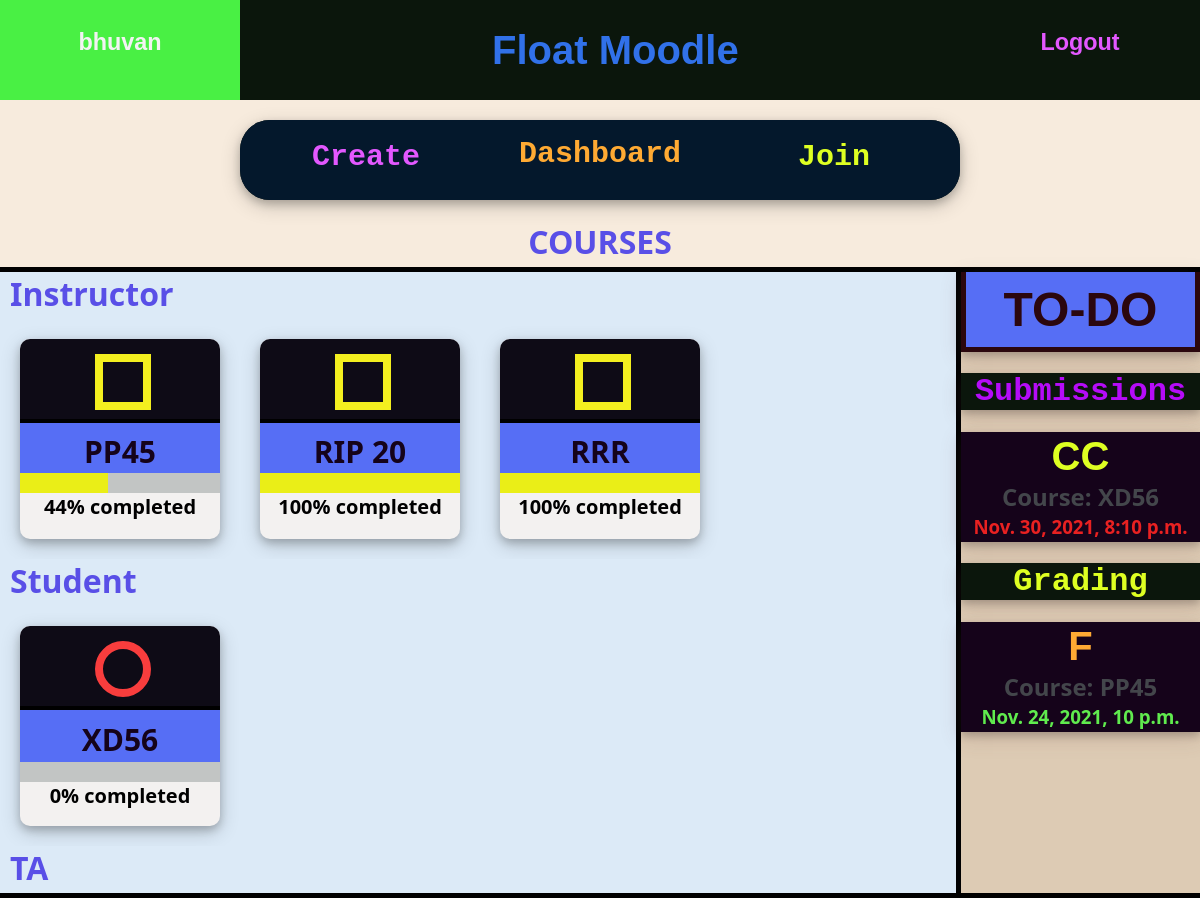
The app's page /courses/ (signed in) with its own data.
### courses/models.py (models this page shows, shortened)
class Course(models.Model):
    instructor = models.ForeignKey(User,on_delete=models.CASCADE,related_name='ins_courses') #assuming 1 instructor/course.
    name = models.CharField(max_length=128,default = '')
    students = models.ManyToManyField(User,related_name='stud_courses')
    TAs = models.ManyToManyField(User,related_name='ta_courses')
    joincode = models.CharField(max_length=10,default = '')
    TAjoincode = models.CharField(max_length=10,default = '')

class Assignment(models.Model):
    name = models.CharField(max_length=128,default='')
    link = models.URLField(default='')
    file_name = models.CharField(max_length=100,default='problem_statement')
    file = models.FileField(upload_to='assignments',blank=True)
    statement = models.CharField(max_length=300,default='')
    course = models.ForeignKey(Course,on_delete=models.CASCADE)
    maxmarks = models.IntegerField(default=100)
    deadline = models.DateTimeField(blank=False) #need to set while creating assign.
    weightage = models.IntegerField(default=0)
    feedfile = models.FileField(upload_to='feedback', blank = True)

### courses/views.py (the view, shortened to what this page needs)
# urls.py: path('', views.course_info, name = 'CourseHome'),
def course_info(request):
    if not request.user.is_authenticated:
        return redirect('login')
    u = User.objects.get(pk = request.user.pk )
    Itodo_List = [] #list of TO-DO assignments for 'I'nstructors ['S' ==> students, 'I' ==> Instructors ]
    Stodo_List = [] #list of TO-DO of students
    TAtodo_List = [] #for TA's
    PercI_List = [] #list of percentage of course completed.
    PercS_List = []
    PercT_List = []
    now = datetime.datetime.now()
    for course in u.ins_courses.all():
        graded_count = 0
        assign_count = 0
        for assign in course.assignment_set.all():
            if now > assign.deadline:
                graded=True
                for sub in assign.filesubmission_set.all():
                    if sub.corrected == 'NO':
                        graded = False
                        break
                if not graded:
                    Itodo_List.append(assign)
                else:
                    graded_count += 1
            assign_count += 1
        if assign_count == 0:
            PercI_List.append(100)
        else:
            PercI_List.append(int((graded_count*100)/assign_count))
    for course in u.stud_courses.all():
        assign_count = 0
        sub_count = 0
        for assign in course.assignment_set.all():
            if now < assign.deadline:
                submitted=False
                for sub in assign.filesubmission_set.all():
                    if sub.user.username == request.user.username:
                        submitted = True
                        break
                if not submitted:
                    Stodo_List.append(assign)
                else:
                    sub_count += 1
            else:
                submitted=False
                for sub in assign.filesubmission_set.all():
                    if sub.user.username == request.user.username:
                        submitted = True
                        break
                if submitted:
                    sub_count += 1
            assign_count += 1
        if assign_count == 0:
            PercS_List.append(100)
        else:
            PercS_List.append(int((sub_count*100)/assign_count))
    for i in range(len(PercS_List)):
        PercS_List[i] = str(PercS_List[i]) + '%'
    for i in range(len(PercI_List)):
        PercI_List[i] = str(PercI_List[i]) + '%'
    for i in range(len(PercT_List)):
        PercT_List[i] = str(PercT_List[i]) + '%'
    args = {
        'scourses': u.stud_courses.all(),
        'icourses': u.ins_courses.all(),
        'Tcourses': u.ta_courses.all(),
        'Itodo': Itodo_List,
        'Stodo': Stodo_List,
        'Ttodo': TAtodo_List,
        'Perc_S': PercS_List,
        'Perc_I': PercI_List,
        'Perc_T': PercT_List,
    }
    return render(request,'courses/home.html',args)

### courses/templatetags/extras.py (called while the page is built)
@register.filter
def index(indexable, i):
    return indexable[i]

### accounts/templates/courses/home.html (shortened to what this page needs)
{% extends 'base.html' %}
{% block H %}
    {% load extras %}
{% endblock %}
{% block content %}
<div class="Conth" style="height: 80px; width: 60%; align-self: center; margin: 20px 20%;  border-radius: 30px;     box-shadow: 0 4px 8px 0 rgba(0, 0, 0, 0.2), 0 6px 20px 0 rgba(0, 0, 0, 0.19);">
    <a href="{% url 'CourseCreate' %}" class="Conth hov3 ContL" style="width: 35%; height: 100%; display: block; text-decoration: none;">
      <h2 style="margin-left: 0%; margin-top: 8%;">Create</h2>
    </a>
    <a href="{% url 'dashboard' %}" class="Conth hov4 ContL" style="width: 30%; height: 100%; display: block; text-decoration: none; ">
        <h2 style="margin-left: 0%; margin-top: 8%;">Dashboard</h2>
      </a>
    <a href="{% url 'CourseJoin' %}" class="Conth hov1 ContL" style="width: 35%; height: 100%; display: block; text-decoration: none; ">
      <h2 style="margin-left: 0%; margin-top: 8%;">Join</h2>
    </a>
</div>
<div style="text-align: center; width: 100%; height: auto; margin-bottom: 4px;">
    <h1 style="font-family:'Segoe UI', Tahoma, Geneva, Verdana, sans-serif;color:rgb(89, 79, 231) ; align-self:  center; margin: 0px;">COURSES</h1>
</div>
<div class="Cbox" style="height: fit-content; width: 100%; border-width: 5px 0px; display: flex; background-color: rgb(220, 234, 247);">
    <div class="Cbox" style="width: 80%; height: auto; ">
        <div style=" width: 100%; height: auto; margin-bottom: 4px;">
            <h1 style="font-family:'Segoe UI', Tahoma, Geneva, Verdana, sans-serif;color:rgb(89, 79, 231) ; align-self:  left; margin: 0px; margin-left: 10px;">Instructor</h1>
        </div>
        <div class="Conth" style="background-color: transparent;">
            {% for course in icourses %}
            <a  href = "{% url 'coursepage' course.pk %}" class="course" style="text-decoration: none; display: block;">
                <div class="Cbox Cbox1" style="width: 100%; height: 40%; border-width: 0px 0px 4px 0px ; text-align: center; display: inline-block;">
                    <div class="square" style="margin: 15px 75px;"></div>
                </div>
                <div class="Cbox Cbox2 hov5" style="width: 100%; height: 20%; border-width: 0px 0px 0px 0px ; text-align: center; display: inline-block; padding: 5px 0px">
                    <h2 style="margin: 0px; padding: 0px; margin-top: 3px;">{{ course.name }}</h2>
                </div>
                <div style="width: 100%; height: 10%; border-width: 0px ; background-color: rgb(194, 197, 196);">
                  <div class="Cbox1 Cbox" style=" height: 100%; margin: 0px; background-color: rgb(234, 238, 23); border-width: 0px; width: {{ Perc_I|index:forloop.counter0 }}"></div>
                </div>
                <h4 style="margin: 0px; color:black;">{{ Perc_I|index:forloop.counter0 }} completed</h4>
            </a>
            {% endfor %}
        </div>
        <div style=" width: 100%; height: auto; margin-bottom: 4px;">
            <h1 style="font-family:'Segoe UI', Tahoma, Geneva, Verdana, sans-serif;color:rgb(89, 79, 231) ; align-self:  left; margin: 0px; margin-left: 10px;">Student</h1>
        </div>
        <div class="Conth" style="background-color: transparent;">
            {% for course in scourses %}
            <a  href = "{% url 'coursepage' course.pk %}" class="course" style="text-decoration: none; display: block;">
                <div class="Cbox Cbox1 Cbox6" style="width: 100%; height: 40%; border-width: 0px 0px 4px 0px ; text-align: center; display: inline-block;">
                    <div class="circle" style="margin: 15px 75px;"></div>
                </div>
                <div class="Cbox Cbox2 hov5" style="width: 100%; height: 20%; border-width: 0px; text-align: center; display: inline-block; padding: 6px 0px;">
                    <h2 style="margin: 0px; padding: 0px; margin-top: 3px;">{{ course.name }}</h2>
                </div>
                <div style="width: 100%; height: 10%; border-width: 0px ; background-color: rgb(194, 197, 196);">
                </div>
                <h4 style="margin: 0px; color: black;">{{ Perc_S|index:forloop.counter0 }} completed</h4>
            </a>
            {% endfor %}
        </div>
        <div style=" width: 100%; height: auto; margin-bottom: 4px;">
            <h1 style="font-family:'Segoe UI', Tahoma, Geneva, Verdana, sans-serif;color:rgb(89, 79, 231) ; align-self:  left; margin: 0px; margin-left: 10px;">TA</h1>
        </div>
    </div>
    <div class="Cbox" style="width: 20%; height: auto; border-left-width: 5px ; background-color: rgb(221, 203, 180);">
        <div class="sideheadfont hov5" style="color: rgb(43, 7, 14); font-size:x-large; padding: 10px; border-width: 0px 5px 5px 5px;">
            <h1 style="margin: 0px;">TO-DO</h1>
        </div>
        <div class="sideheadfont font1 hov6">
            <h1>Submissions</h1>
        </div>
        {% for assign in Stodo %}
        <a href = "{% url 'assign_page' assign.course.pk assign.pk %}" class="sidebox" style="height: auto; width: auto; text-align: center; padding: 2px; margin-bottom: 5px; text-decoration: none;display: block;">
            <h1 class="font2">{{ assign.name }}</h1>
            <h2 class = "font3">Course: {{ assign.course.name }}</h2>
            <h3 class = "font4">{{ assign.deadline }}</h3>
        </a>
        {% endfor %}
        <div class="sideheadfont font1 hov7">
            <h1>Grading</h1>
        </div>
        {% for assign in Itodo %}
        <a href = "{% url 'assign_page' assign.course.pk assign.pk %}" class="sidebox" style="height: auto; width: auto; text-align: center; padding: 2px; margin-bottom: 5px; text-decoration: none; display: block;">
            <h1 class="font2 font8">{{ assign.name }}</h1>
            <h2 class = "font3 font6">Course: {{ assign.course.name }}</h2>
            <h3 class = "font4 font7">{{ assign.deadline }}</h3>
        </a>
        {% endfor %}
    </div>
</div>
{% endblock %}

### accounts/templates/base.html (shortened to what this page needs)
{% load static %}
<link rel="stylesheet" type="text/css" href="{% static 'accounts/style.css' %}">
<!DOCTYPE html>
<html>
<head>
</head>
<body>
    {% if user.is_authenticated %}
      <div class="Conth" style="height: 100px;">
        <a href="{% url 'dashboard' %}" class="Conth hov1" style="width: 20%; height: 100%; display: block; text-decoration: none; ">
          <h3 style="margin-left: 0%; margin-top: 12%;">{{ user.username }}</h3>
        </a>
        <div class="Conth hov2" style="width: 60%; height: 100%;">
          <h1 style="margin-left: 35%;">Float Moodle</h1>
        </div>
        <a href="{% url 'logout' %}" class="Conth hov3" style="width: 20%; height: 100%; display: block; text-decoration: none; ">
          <h3 style="margin-left: 0%; margin-top: 12%;">Logout</h3>
        </a>
      </div>
    {% endif %}
    {% block content %}
    {% endblock %}
</body>
</html>

### accounts/static/accounts/style.css (style rules this page uses)
body { margin: 0px; background-color: #f7ebdd; }
.Conth { border-style: solid ; border-width: 0px ; background-color: #0b160c; color: rgb(49, 113, 233); font-family: Verdana, Geneva, Tahoma, sans-serif; font-size: 20px; font-weight: 50; display: flex; text-align: center; align-items: center; position: relative; overflow: hidden; padding: 0px; }
.contL { background-color: #04182c; font-family:'Courier New', Courier, monospace; }
.hov1 { color: rgb(222, 255, 34); }
.hov3 { color: #e358ff; }
.hov4 { color: rgb(255, 170, 51); }
.Cbox { border-style: solid ; border-width: 0px ; border-color: black; }
.Cbox1 { background-color:#0E0B16 ; }
.course { border: 0px solid rgb(0, 0, 0); width: 200px; height: 200px; overflow: hidden; box-shadow: 0 4px 8px 0 rgba(0, 0, 0, 0.2), 0 6px 20px 0 rgba(0, 0, 0, 0.19); margin: 20px ; border-radius: 10px; font-family: Verdana, Geneva, Tahoma, sans-serif; font-family:'Segoe UI', Tahoma, Geneva, Verdana, sans-serif; background-color: #f3f1f0 }
.square { height: 40px; width: 40px; border: 8px solid rgb(243, 239, 31); }
.circle { height: 40px; width: 40px; border: 8px solid rgb(248, 61, 61); border-radius: 50%; }
.sideheadfont { font-family: Verdana, Geneva, Tahoma, sans-serif; text-align: center; margin: 0px; border: 0px; border-style: solid; background-color: #566ef5; box-shadow: 0 4px 8px 0 rgba(0, 0, 0, 0.2), 0 6px 20px 0 rgba(119, 77, 77, 0.19); }
.font1 { font-family: 'Courier New', Courier, monospace; }
.hov6 { background-color: #0b160c; color: rgb(181, 12, 248); }
.hov7 { background-color: #0b160c; color: rgb(222, 255, 34); }
.sidebox { width: 100%; border: 0px solid ; font-family:'Segoe UI', Tahoma, Geneva, Verdana, sans-serif; box-shadow: 0 4px 8px 0 rgba(0, 0, 0, 0.2), 0 6px 20px 0 rgba(119, 77, 77,0.19); background-color: #15031a; }
.font2 { font-family: Verdana, Geneva, Tahoma, sans-serif; font-size: 40px; margin: 0px; border: 0px; color: rgb(222, 255, 34); }
.font3 { margin: 1px; color: rgb(67, 70, 75); }
.font4 { margin: 1px; color: rgb(233, 33, 33); }
.font6 { color: rgb(67, 70, 75); }
.font7 { color:rgb(96, 235, 78); }
.font8 { color: rgb(255, 170, 51); }
.hov5 { color: #15031a; background-color: #566ef5; }

### records on screen
Course: name "PP45", counter0 "44%"
Course: name "RIP 20", counter0 "100%"
Course: name "RRR", counter0 "100%"
Course: name "XD56", counter0 "0%"
Assignment: name "CC", course.name "XD56", deadline "Nov. 30, 2021, 8:10 p.m."
Assignment: name "F", course.name "PP45", deadline "Nov. 24, 2021, 10 p.m."

### other values on screen
{{ user.username }} "bhuvan"
